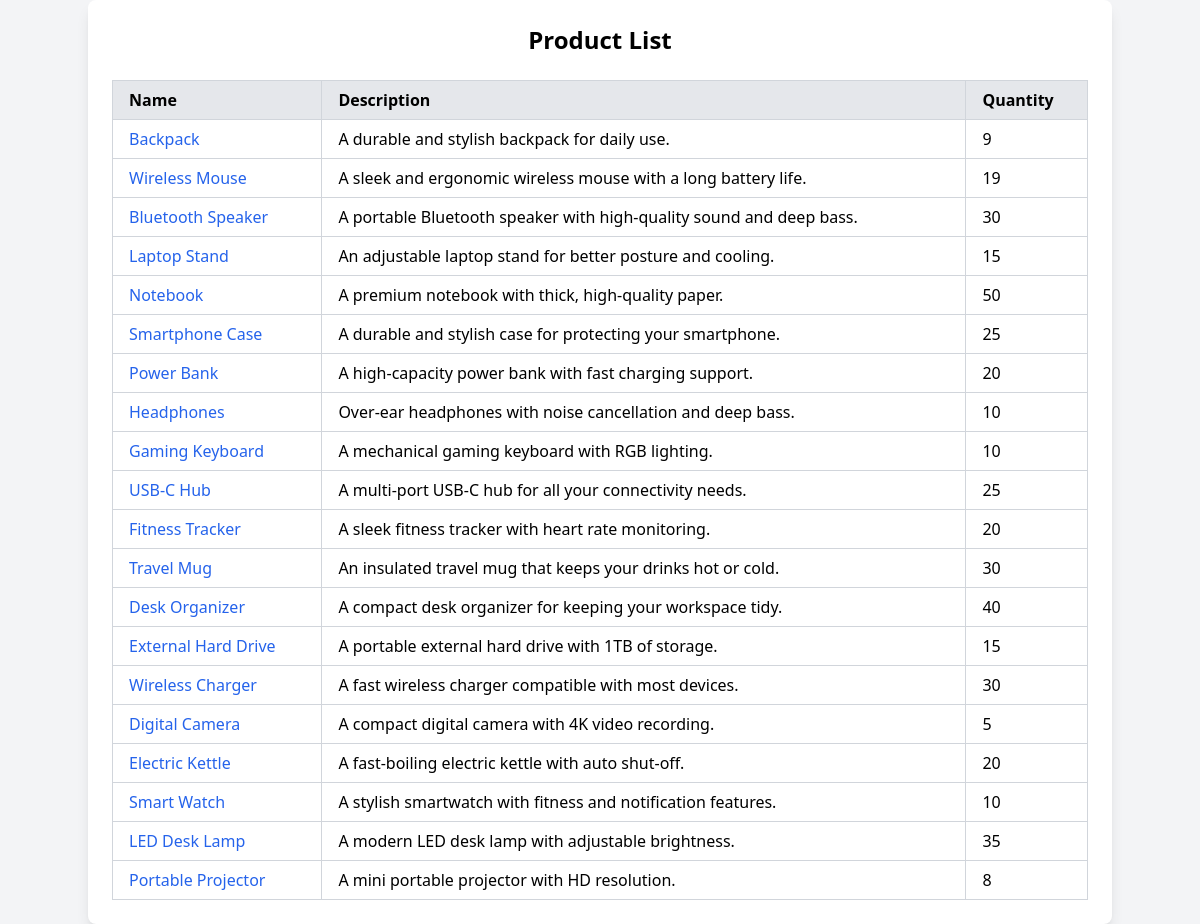
Screenshot of /browse with the database file from the repository.
### tables this page shows
CREATE TABLE products (
            id INTEGER PRIMARY KEY AUTOINCREMENT,
            name TEXT NOT NULL,
            description TEXT NOT NULL,
            cost REAL NOT NULL,
            qty INTEGER DEFAULT 0
        );

### main.py (the view)
@app.route("/browse")
def browse():
    page = request.args.get('page', 1, type=int)
    per_page = 20  # Number of products per page
    products = list_products(page=page, per_page=per_page)
    return render_template('browse.jinja', items=products, srn=SRN)

### products/__init__.py (called while the page is built)
def list_products(page: int = 1, per_page: int = 20):
    conn = dao.connect('products.db')
    cursor = conn.cursor()
    offset = (page - 1) * per_page
    cursor.execute('SELECT id, name, description, cost, qty FROM products LIMIT ? OFFSET ?', (per_page, offset))
    products = []
    rows = cursor.fetchall()
    for row in rows:
        products.append({
            'id': row['id'],
            'name': row['name'],
            'description': row['description'],
            'cost': row['cost'],
            'qty': row['qty']
        })
    cursor.close()
    conn.close()
    return products

### products/dao.py (called while the page is built)
def connect(path):
    exists = os.path.exists(path)
    __conn = sqlite3.connect(path)
    if not exists:
        create_tables(__conn)
    __conn.row_factory = sqlite3.Row
    return __conn

### templates/browse.jinja (shortened to what this page needs)
<html>
<head>
    <script src="https://cdn.tailwindcss.com"></script>
</head>
<body class="bg-gray-100 min-h-screen flex items-center justify-center">
<div class="container mx-auto p-6 bg-white rounded-lg shadow-lg">
    <h1 class="text-2xl font-bold mb-6 text-center">Product List</h1>
    <table class="table-auto w-full border-collapse border border-gray-200">
        <thead>
        <tr class="bg-gray-200">
            <th class="border border-gray-300 px-4 py-2 text-left">Name</th>
            <th class="border border-gray-300 px-4 py-2 text-left">Description</th>
            <th class="border border-gray-300 px-4 py-2 text-left">Quantity</th>
        </tr>
        </thead>
        <tbody>
        {% for item in items %}
            <tr class="hover:bg-gray-100">
               <td class="border border-gray-300 px-4 py-2">
                   <a href="/product/{{item.id}}" class="text-blue-600 hover:underline">{{ item.name }}</a>
               </td>
               <td class="border border-gray-300 px-4 py-2">{{ item.description }}</td>
               <td class="border border-gray-300 px-4 py-2">{{ item.qty }}</td>
            </tr>
        {% endfor %}
        </tbody>
    </table>
</div>
</body>
</html>

### rows the page displays
products: name "Backpack", description "A durable and stylish backpack for daily use.", qty "9"
products: name "Wireless Mouse", description "A sleek and ergonomic wireless mouse with a long battery life.", qty "19"
products: name "Bluetooth Speaker", description "A portable Bluetooth speaker with high-quality sound and deep bass.", qty "30"
products: name "Laptop Stand", description "An adjustable laptop stand for better posture and cooling.", qty "15"
products: name "Notebook", description "A premium notebook with thick, high-quality paper.", qty "50"
products: name "Smartphone Case", description "A durable and stylish case for protecting your smartphone.", qty "25"
products: name "Power Bank", description "A high-capacity power bank with fast charging support.", qty "20"
products: name "Headphones", description "Over-ear headphones with noise cancellation and deep bass.", qty "10"
products: name "Gaming Keyboard", description "A mechanical gaming keyboard with RGB lighting.", qty "10"
products: name "USB-C Hub", description "A multi-port USB-C hub for all your connectivity needs.", qty "25"
products: name "Fitness Tracker", description "A sleek fitness tracker with heart rate monitoring.", qty "20"
products: name "Travel Mug", description "An insulated travel mug that keeps your drinks hot or cold.", qty "30"
products: name "Desk Organizer", description "A compact desk organizer for keeping your workspace tidy.", qty "40"
products: name "External Hard Drive", description "A portable external hard drive with 1TB of storage.", qty "15"
products: name "Wireless Charger", description "A fast wireless charger compatible with most devices.", qty "30"
products: name "Digital Camera", description "A compact digital camera with 4K video recording.", qty "5"
products: name "Electric Kettle", description "A fast-boiling electric kettle with auto shut-off.", qty "20"
products: name "Smart Watch", description "A stylish smartwatch with fitness and notification features.", qty "10"
products: name "LED Desk Lamp", description "A modern LED desk lamp with adjustable brightness.", qty "35"
products: name "Portable Projector", description "A mini portable projector with HD resolution.", qty "8"
